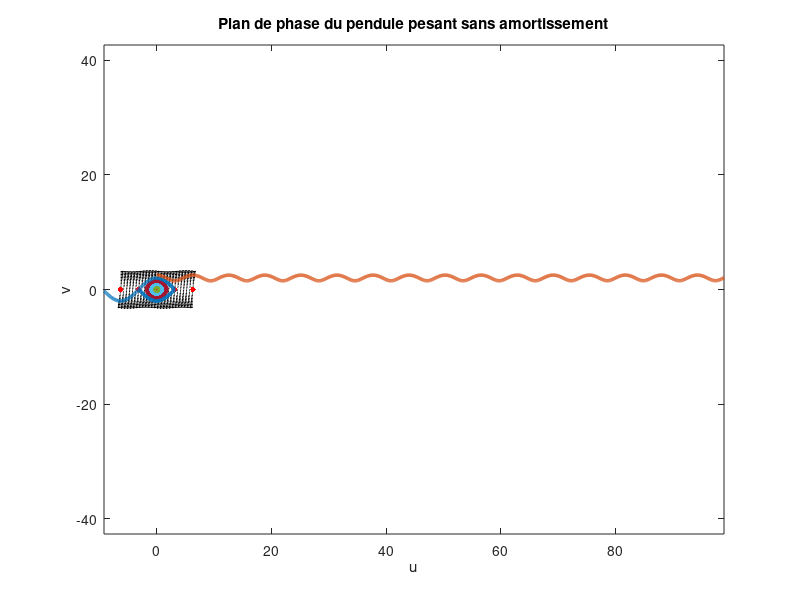
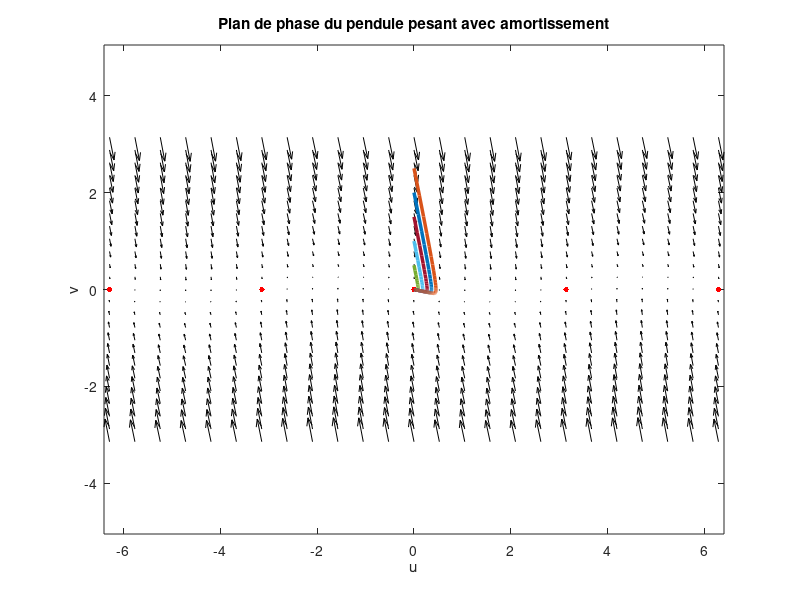

These charts were generated, in order, by the following MATLAB code:
%%%%%%%%%%%%%%%%%%%%%%%%%%%%%%%%%%%%%%%%%%%%%%%%%%%%%%%%%%%%
%%%%%                                                  %%%%%
%%%%%     Physique non-linéaire: le pendule pesant     %%%%%
%%%%%                                                  %%%%%
%%%%%%%%%%%%%%%%%%%%%%%%%%%%%%%%%%%%%%%%%%%%%%%%%%%%%%%%%%%%

% L'équation du pendule pesant avec amortissement est donné par:
%     d2x/dt2 + lambda dx/dt + omega0^2 x = 0

close all;
clear all;

%---------------------------------------------
%----- Pendule pesant sans amortissement -----
%---------------------------------------------

%--> Définition du système que l'on cherche à simuler.
pendule = @(t, y) [y(2) ; -sin(y(1))];

%--> Création du maillage pour la partie du plan de phase qui nous intéresse.
u = linspace(-2*pi, 2*pi, 25);
v = linspace(-pi, pi, 25);

[u, v] = meshgrid(u, v);

%--> Calcul de du/dt et dv/dt sur chacun des points du maillage.
udot = zeros(size(u)); vdot = zeros(size(v));
for i = 1:numel(u)
  yp = pendule(0, [u(i), v(i)]);
  udot(i) = yp(1);
  vdot(i) = yp(2);
end

%--> Plot le plan de phase du système.
fig = figure(1);
quiver(u, v, udot, vdot, 'k');
xlabel('u'); ylabel('v'); axis equal tight;
title('Plan de phase du pendule pesant sans amortissement')
hold on;

%--> Ajout des points d'équilibre.
eq_u = -2*pi:pi:2*pi; eq_v = zeros(size(eq_u));
plot(eq_u, eq_v, 'r.', 'MarkerSize', 12);

%--> Simulation et plot de différentes trajectoirs.
t = linspace(0, 50, 1000);
for v_init = 0:0.5:2.5
  %--> Condition initiale.
  y0 = [0; v_init];
  %--> Intégration temporelle.
  [ts, y] = ode45(pendule, t, y0);
  %--> Plot la trajectoire.
  plot(y(:, 1), y(:, 2), 'LineWidth', 2.5);
end


%---------------------------------------------
%----- Pendule pesant avec amortissement -----
%---------------------------------------------

prompt = 'Quelle valeur du coefficient d amortissement souhaitez-vous utiliser?   ';
lambda = input(prompt);

%--> Définition du système que l'on cherche à simuler.
pendule_bis = @(t, y) [y(2) ; -lambda*y(2)-sin(y(1))];

%--> Calcul de du/dt et dv/dt sur chacun des points du maillage.
udot = zeros(size(u)); vdot = zeros(size(v));
for i = 1:numel(u)
  yp = pendule_bis(0, [u(i), v(i)]);
  udot(i) = yp(1);
  vdot(i) = yp(2);
end

%--> Plot le plan de phase du système.
fig = figure(2);
quiver(u, v, udot, vdot, 'k');
xlabel('u'); ylabel('v'); axis equal tight;
title('Plan de phase du pendule pesant avec amortissement')
hold on;

%--> Ajout des points d'équilibre.
eq_u = -2*pi:pi:2*pi; eq_v = zeros(size(eq_u));
plot(eq_u, eq_v, 'r.', 'MarkerSize', 12);

%--> Simulation et plot de différentes trajectoirs.
t = linspace(0, 50, 1000);
for v_init = 0:0.5:2.5
  %--> Condition initiale.
  y0 = [0; v_init];
  %--> Intégration temporelle.
  [ts, y] = ode45(pendule_bis, t, y0);
  %--> Plot la trajectoire.
  plot(y(:, 1), y(:, 2), 'LineWidth', 2.5);
end
